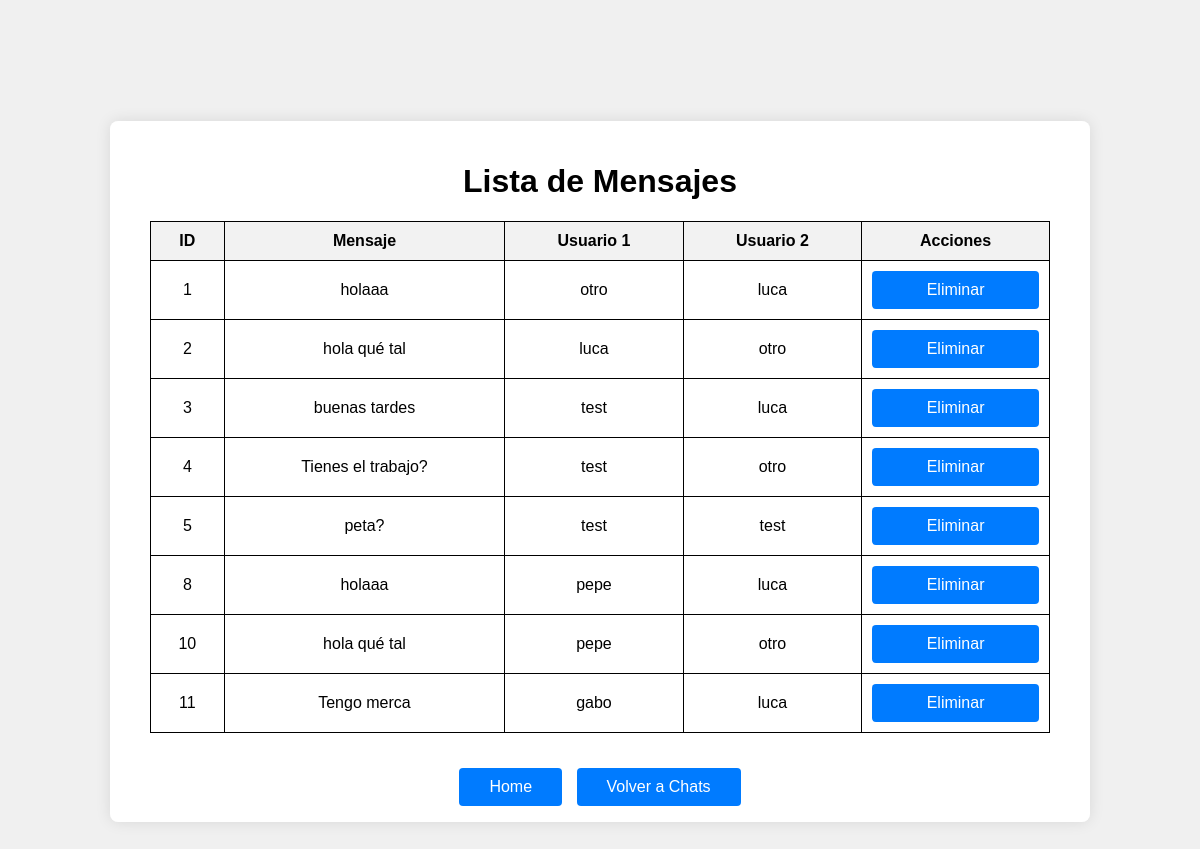
The page /mensajes on the database its author committed.
### tables this page shows
CREATE TABLE chats(
        id INTEGER PRIMARY KEY AUTOINCREMENT,
        user1_id INTEGER NOT NULL, 
        user2_id INTEGER NOT NULL,
        clave string NOT NULL,
        nonce string NOT NULL,
        last_message_user STRING,
        last_message TEXT,
        FOREIGN KEY (user1_id) REFERENCES users(id),
        FOREIGN KEY (user2_id) REFERENCES users(id),
        FOREIGN KEY (last_message_user) REFERENCES users(id), 
        FOREIGN KEY (last_message) REFERENCES messages(id));

CREATE TABLE users(
    id INTEGER PRIMARY KEY AUTOINCREMENT,
    username string UNIQUE, 
    pwd string NOT NULL,
    salt string NOT NULL,
    rol string NOT NULL,
    correo string NOT NULL,
    public_ip string NULL);

### app.py (the view)
@app.route("/mensajes")
def mensajescomprobacion():
    conn = sql.connect('cripto.sqlite')
    conn.row_factory = sql.Row
    cursor = conn.cursor()
    cursor.execute("""
        SELECT id,message, nonce, sender_id, recipient_id, chat_id
        FROM messages
    """)
    mensajes = cursor.fetchall()
    mensajes_desencriptados = []
    for mensaje in mensajes:
        chat_id = mensaje['chat_id']
        cursor.execute("SELECT id, clave, nonce FROM chats WHERE id = ?", (chat_id,))
        chat = cursor.fetchone()
        if not chat:
            raise ValueError(f"No se encontró un chat con id {chat_id}")
        encrypted_data_key = urlsafe_b64decode(chat['clave'])
        nonce_master = urlsafe_b64decode(chat['nonce'])
        AE_Key_stma = c2  # Asegúrate de que `c2` esté definido previamente
        chacha_master = ChaCha20Poly1305(AE_Key_stma)
        clave_simetrica_origen = chacha_master.decrypt(nonce_master, encrypted_data_key, None)
        mensajecifrado = urlsafe_b64decode(mensaje['message'])
        noncemensaje = urlsafe_b64decode(mensaje['nonce'])
        chacha_data = ChaCha20Poly1305(clave_simetrica_origen)
        mensajefinal = chacha_data.decrypt(noncemensaje, mensajecifrado, None)
        mensajes_desencriptados.append({
            "id": mensaje["id"],
            "sender_id": get_name_by_id(mensaje["sender_id"])["username"],
            "recipient_id": get_name_by_id(mensaje["recipient_id"])["username"],
            "mensaje": mensajefinal.decode('utf-8')  # Convertir a texto
        })
    conn.close()
    return render_template("mensajes.html", mensajes=mensajes_desencriptados)

### db_functions/user_functions.py (called while the page is built)
def get_name_by_id(user_id):
    conn = sql.connect('cripto.sqlite')
    conn.row_factory = sql.Row
    cursor = conn.cursor()
    cursor.execute('SELECT username FROM users WHERE id = ?', (user_id,))
    return cursor.fetchone()

### templates/mensajes.html (shortened to what this page needs)
<!DOCTYPE html>
<html lang="es">
<head>
    <link rel="stylesheet" href="{{ url_for('static', filename='style/chatc.css') }}">
</head>
<body>
    <div class="container2">
        <h1>Lista de Mensajes</h1>
        <table>
            <thead>
                <tr>
                    <th>ID</th>
                    <th>Mensaje</th>
                    <th>Usuario 1</th>
                    <th>Usuario 2</th>
                    <th>Acciones</th>
                </tr>
            </thead>
            <tbody>
                {% for mensaje in mensajes %}
                <tr>
                    <td>{{ mensaje.id }}</td>
                    <td>{{ mensaje.mensaje }}</td>
                    <td>{{ mensaje.sender_id }}</td>
                    <td>{{ mensaje.recipient_id }}</td>
                    <td>
                        <form action="{{ url_for('eliminar_mensaje', mensaje_id=mensaje.id) }}" method="post" style="display:inline;">
                            <button type="submit">Eliminar</button>
                        </form>
                    </td>
                </tr>
                {% endfor %}
            </tbody>
        </table>
        <div class="links">
            <a href="/home" class="botonesheader">Home</a>
            <a href="/chat" class="botonesheader">Volver a Chats</a>
        </div>
    </div>
</body>
</html>

### static/style/chatc.css (style rules this page uses)
body { font-family: Arial, sans-serif; background-color: #f0f0f0; margin: 0; padding: 0; display: flex; justify-content: center; align-items: center; height: 100vh; }
button { width: 100%; padding: 10px; background-color: #007BFF; color: white; border: none; border-radius: 4px; cursor: pointer; font-size: 16px; }
.links { margin-top: 30px; }
a.botonesheader { display: inline-block; margin: 5px; padding: 10px 30px; background-color: #007BFF; color: white; text-decoration: none; border-radius: 4px; }
table { width: 100%; border-collapse: collapse; }
table, th, td { border: 1px solid black; }
th, td { padding: 10px; text-align: center; }
th { background-color: #f2f2f2; }
.container2 { background-color: #fff; padding: 20px 40px; border-radius: 8px; box-shadow: 0 0 15px rgba(0, 0, 0, 0.1); width: 100%; max-width: 900px; height: 70vh; overflow: auto; text-align: center; }

### rows shown on the page
chats: id "1", mensaje "holaaa", sender_id "otro", recipient_id "luca"
users: sender_id "luca", recipient_id "luca" "luca"
users: recipient_id "otro" "otro" "otro"
chats: id "3", mensaje "buenas tardes", sender_id "test", recipient_id "luca"
users: sender_id "test" "test", recipient_id "test"
users: sender_id "pepe" "pepe"
users: sender_id "gabo"

### other values the page prints
{{ mensaje.id }} "2" "4" "5" "8" "10" "11"
{{ mensaje.mensaje }} "hola qué tal" "Tienes el trabajo?" "peta?" "holaaa" "hola qué tal" "Tengo merca"
